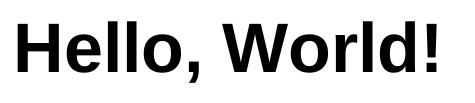
#> input picture Data/Templates/Arimo-Bold.jpg, 475 x 103 px, given as the content of the folder ../Data/TestImages, which was not available
$ python fontClassifier.py
#> lines starting #> are read from the running program, lines starting #| are printed output that depends on the picture; after the words box and inside, x2 and y2 are one past the last pixel; in counts of white or black regions, pixels touching at a corner belong together; pictures that were not available may be replaced by others from this repository, and a replacement may not be noted
import os
import cv2
import numpy as np
import glob
import imutils
import json

class fontClassify:
    def __init__(self):
        self.templatesPath = r"..\Data\Templates\*"
        self.imagesPath = r"..\Data\TestImages\*"
        self.threshold = 0.9
        self.flag = 0
        self.fontNameOK = ""
        self.jsonObj = {}

    # Create directory for results if not already present
    def createDirectory(self):
        if not os.path.exists("../Results"):
            os.mkdir("../Results")

    #writes images and json files in the output folder
    def output(self, main_image, imgnm, jsonObj):
        # cv2.imshow("Image", main_image)
        cv2.imwrite("../Results/" + imgnm + ".jpg", main_image)
        with open("../Results/" +imgnm +'.json', 'w') as jsonFile:
            json.dump(jsonObj, jsonFile)
            print(jsonObj)
        # cv2.waitKey(0)

    # function to classify the fonts based on multi-scale template matching
    def classify(self):

        for img in glob.glob(self.imagesPath):
            self.jsonObj['detectedFonts'] = []
            imgnm = img.split("\\")[-1].split(".")[0]
            main_image = cv2.imread(img)
#> main_image is the input picture: shape (103, 475, 3); min 0, max 255, mean 210
            finalimg =main_image.copy()
            gray_image = cv2.cvtColor(main_image, cv2.COLOR_BGR2GRAY)

            for temp in glob.glob(self.templatesPath):

                found = None
                fontName = temp.split('\\')[-1].split('-')[0]
                template = cv2.imread(temp, 0)
                template_width, template_height = template.shape[::-1]
#> template_width = 475; template_height = 103
                self.flag = 0

                # looping to resize the template image in multiple scales to match fonts in the image
                for scale in np.linspace(0.2, 1.0)[::-1]:
                    if self.flag == 0:
                        resizedTemplate = imutils.resize(template, width=int(template.shape[1] * scale))
                        r = template.shape[1] / float(resizedTemplate.shape[1])
                        r_width, r_height = resizedTemplate.shape[::-1]
                        result = cv2.matchTemplate(gray_image, resizedTemplate, cv2.TM_CCOEFF_NORMED)
                        min_val, max_val, min_loc, max_loc = cv2.minMaxLoc(result)

                        if found is None or max_val > found[0]:
                            found = (max_val, max_loc, r)

                        if max_val > self.threshold:
                            self.flag = 1

                            (_, max_loc, r) = found
                            (startX, startY) = (int(max_loc[0] ), int(max_loc[1] ))
                            (endX, endY) = (int((max_loc[0] + r_width)), int((max_loc[1] + r_height) ))

                            if fontName == self.fontNameOK:
                                break
                            #     draw bounding box and write the font name and confidence
                            cv2.rectangle(main_image, (startX, startY), (endX, endY), (0, 0, 255), 2)
                            cv2.putText(main_image, fontName +" :  " + str(max_val*100), (startX, startY), cv2.FONT_HERSHEY_PLAIN, 1, (255, 0, 0), 1)
                            self.fontNameOK = fontName

                            # write results in json format
                            self.jsonObj['detectedFonts'].append({
                                'boundingBox' : {
                                "x": startX,
                                "y": startY,
                                "width": r_width,
                                "height": r_height
                            },
                                'font' : fontName,
                                'confidence' : max_val * 100

                            })
#> this loop made 50 passes
#> (result, min_val, max_val, found, startX, startY, endX) on pass 1: ([1], 1, 1, (1, (0, 0), 1), 0, 0, 475)
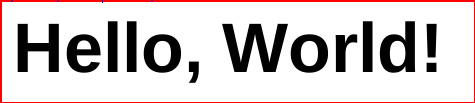
#> main_image: shape (103, 475, 3); 3.53% of pixels changed, all inside (x1, y1, x2, y2) = (0, 0, 475, 103)
#> after the loop, endX = 475; endY = 103; max_val = 1; min_val = 1; r = 1; r_height = 103; r_width = 475; self.flag = 1; self.fontNameOK = '../Data/Templates/Arimo'; startX = 0; startY = 0


            # function call to write output images and jsons
            self.output(main_image, imgnm, self.jsonObj)


if __name__ =='__main__':
    obj = fontClassify() #object creation of the class
#> (the run stopped early here; a loop or call above may not have finished)

$ run again, on Data/Templates/Arimo-Regular.jpg
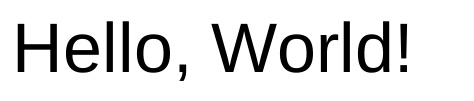
#> input picture Data/Templates/Arimo-Regular.jpg, 474 x 101 px, given as the content of the folder ../Data/TestImages, which was not available
#> in classify, main_image is the input picture: shape (101, 474, 3); min 0, max 255, mean 223.8
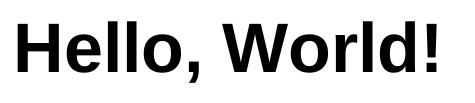
#> input picture Data/Templates/Arimo-Bold.jpg, 475 x 103 px
#> in classify, template is the input picture: shape (103, 475); min 0, max 255, mean 210
#> the loop in classify, `for scale in np.linspace(0.2, 1.0)[::-1]:` made 50 passes
#> (result, min_val, max_val, min_loc, found) on pass 1: ([[0.336, 0.367], [0.326, 0.356], [0.308, 0.338]], 0.308, 0.367, (0, 2), (0.367, (1, 0), 1))
#> after the loop in classify, `for scale in np.linspace(0.2, 1.0)[::-1]:`: max_val = 0.28; min_val = -0.217; r = 5; r_height = 20; r_width = 95; self.flag = 0; self.fontNameOK = ''
#> in output, `cv2.imwrite("../Results/" + imgnm + ".jpg", main_image)`:
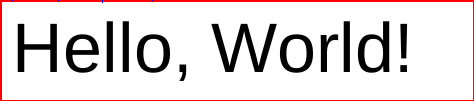
#> saved as Arimo-Regular.jpg: shape (101, 474, 3); mean B, G, R 214.7, 214.7, 223.8
